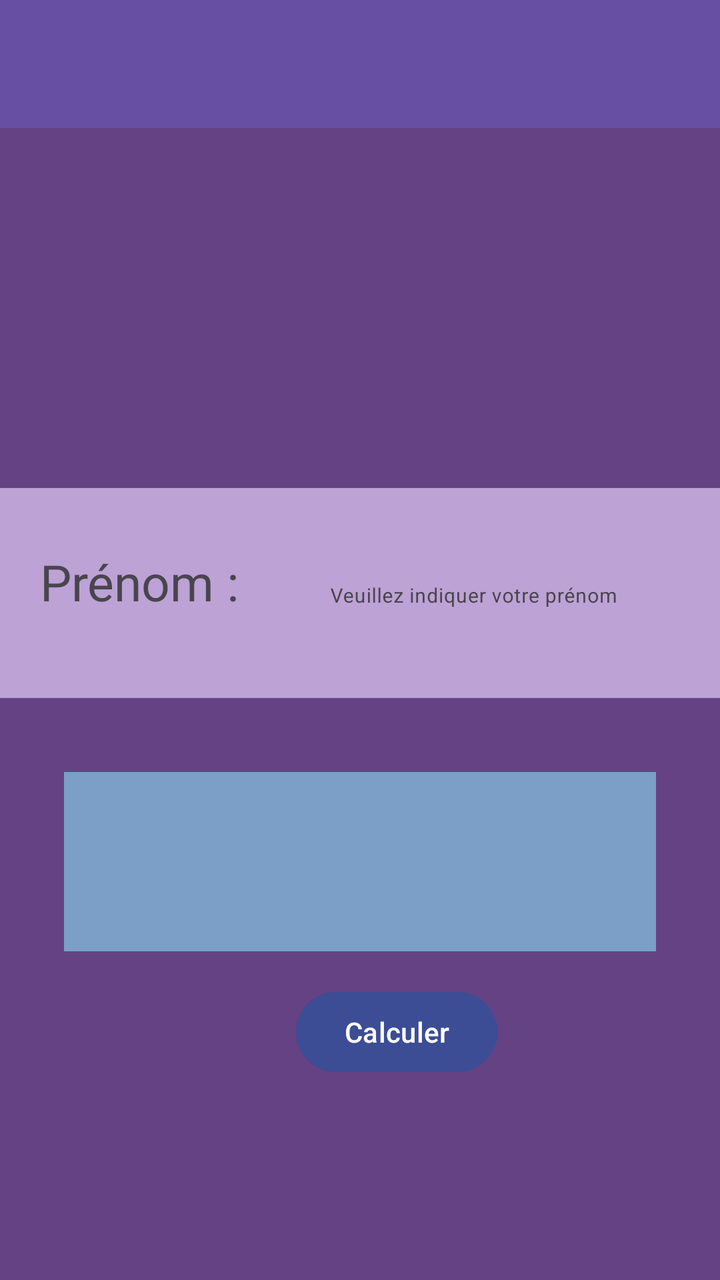
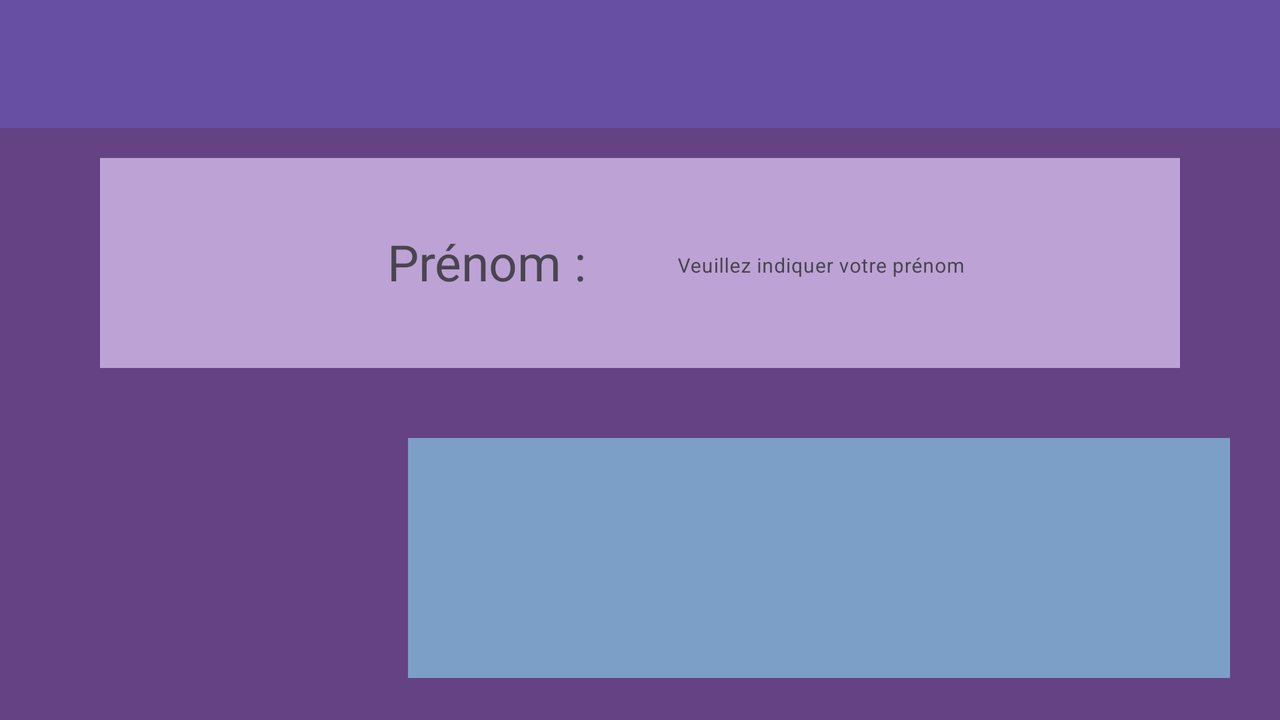

Compare how this app lays out the same screen by default and in its alternative resource folder. The renders come first, then the two layout files and the values they reference.
<!-- AndroidManifest.xml: application theme Theme.FitOuFrite -->
<!-- res/layout/activity_main.xml -->
<?xml version="1.0" encoding="utf-8"?>
<androidx.constraintlayout.widget.ConstraintLayout xmlns:android="http://schemas.android.com/apk/res/android"
    xmlns:app="http://schemas.android.com/apk/res-auto"
    xmlns:tools="http://schemas.android.com/tools"
    android:id="@+id/main"
    android:layout_width="match_parent"
    android:layout_height="match_parent"
    android:background="#CC3F1666"
    tools:context=".MainActivity">

    <TextView
        android:id="@+id/textView4"
        android:layout_width="370dp"
        android:layout_height="105dp"
        android:background="@color/light_purple"
        app:layout_constraintEnd_toEndOf="parent"
        app:layout_constraintStart_toStartOf="parent"
        app:layout_constraintTop_toBottomOf="@+id/imageView7" />

    <androidx.appcompat.widget.Toolbar
        android:id="@+id/my_toolbar"
        android:layout_width="match_parent"
        android:layout_height="?attr/actionBarSize"
        android:background="?attr/colorPrimary"
        android:elevation="4dp"
        android:theme="@style/ThemeOverlay.AppCompat.ActionBar"
        app:popupTheme="@style/ThemeOverlay.AppCompat.Light"
        app:titleTextColor="@android:color/white"
        tools:ignore="MissingConstraints" />

    <TextView
        android:id="@+id/prenomTextView"
        android:layout_width="114dp"
        android:layout_height="33dp"
        android:layout_marginStart="20dp"
        android:layout_marginTop="30dp"
        android:text="Prénom :"
        android:textSize="25sp"
        app:layout_constraintEnd_toEndOf="parent"
        app:layout_constraintHorizontal_bias="0.0"
        app:layout_constraintStart_toStartOf="parent"
        app:layout_constraintTop_toBottomOf="@+id/imageView7" />

    <ImageView
        android:id="@+id/imageView7"
        android:layout_width="242dp"
        android:layout_height="180dp"
        app:layout_constraintEnd_toEndOf="parent"
        app:layout_constraintStart_toStartOf="parent"
        app:layout_constraintTop_toBottomOf="@+id/my_toolbar"
        app:srcCompat="@drawable/logoview" />

    <com.google.android.material.textfield.TextInputLayout
        android:id="@+id/container"
        android:layout_width="211dp"
        android:layout_height="75dp"
        android:layout_marginStart="15dp"
        android:layout_marginTop="15dp"
        app:layout_constraintStart_toEndOf="@+id/prenomTextView"
        app:layout_constraintTop_toBottomOf="@+id/imageView7">

        <com.google.android.material.textfield.TextInputEditText
            android:id="@+id/prenomInputText"
            style="@style/Widget.AppCompat.ActionBar"
            android:layout_width="208dp"
            android:layout_height="67dp"
            android:hint="Veuillez indiquer votre prénom"
            android:inputType="text|textPersonName"
            android:textSize="10sp"
            tools:visibility="invisible" />
    </com.google.android.material.textfield.TextInputLayout>

    <ImageView
        android:id="@+id/logoImage"
        android:layout_width="273dp"
        android:layout_height="554dp"
        android:layout_marginStart="68dp"
        android:layout_marginTop="90dp"
        android:contentDescription="logo"
        android:src="@drawable/android_open"
        app:layout_constraintStart_toStartOf="parent"
        app:layout_constraintTop_toBottomOf="@+id/container"
        app:srcCompat="@drawable/android_open" />


    <LinearLayout
        android:id="@+id/messageContainer"
        android:layout_width="0dp"
        android:layout_height="wrap_content"
        android:layout_marginStart="32dp"
        android:layout_marginTop="52dp"
        android:layout_marginEnd="32dp"
        android:background="@color/light_blue"
        android:orientation="vertical"
        android:padding="12dp"
        app:layout_constraintEnd_toEndOf="parent"
        app:layout_constraintHorizontal_bias="0.0"
        app:layout_constraintStart_toStartOf="parent"
        app:layout_constraintTop_toBottomOf="@+id/container">

        <TextView
            android:id="@+id/bonjourText"
            android:layout_width="wrap_content"
            android:layout_height="wrap_content"
            android:text=""
            android:textColor="@color/black"
            android:textSize="20sp"
            android:textStyle="bold" />

        <TextView
            android:id="@+id/imcText"
            android:layout_width="wrap_content"
            android:layout_height="wrap_content"
            android:layout_marginTop="6dp"
            android:text=""
            android:textColor="#000000"
            android:textSize="12sp" />

        <TextView
            android:id="@+id/questionText"
            android:layout_width="wrap_content"
            android:layout_height="wrap_content"
            android:text=""
            android:textColor="#000000"
            android:textSize="12sp" />
    </LinearLayout>

    <Button
        android:id="@+id/buttonCalcul"
        android:layout_width="wrap_content"
        android:layout_height="wrap_content"
        android:layout_marginStart="148dp"
        android:layout_marginTop="492dp"
        android:backgroundTint="#3C4D95"
        android:text="Calculer"
        app:layout_constraintStart_toStartOf="parent"
        app:layout_constraintTop_toTopOf="parent" />


</androidx.constraintlayout.widget.ConstraintLayout>
<!-- resources referenced by this layout -->
<resources>
  <color name="black">#FF000000</color>
  <color name="light_blue">#7c9fc7</color>
  <color name="light_purple">#BDA2D5</color>
  <style name="Theme.FitOuFrite" parent="Base.Theme.FitOuFrite" />
  <style name="Base.Theme.FitOuFrite" parent="Theme.Material3.DayNight.NoActionBar">
          
          
      </style>
</resources>
<!-- res/layout-land/activity_main.xml (the repository's variant of the layout above) -->
<!-- drawn on the phone turned sideways -->
<?xml version="1.0" encoding="utf-8"?>
<androidx.constraintlayout.widget.ConstraintLayout xmlns:android="http://schemas.android.com/apk/res/android"
    xmlns:app="http://schemas.android.com/apk/res-auto"
    xmlns:tools="http://schemas.android.com/tools"
    android:id="@+id/main"
    android:layout_width="match_parent"
    android:layout_height="match_parent"
    android:background="#CC3F1666"
    tools:context=".MainActivity">

    <TextView
        android:id="@+id/textView3"
        android:layout_width="540dp"
        android:layout_height="105dp"
        android:layout_marginTop="15dp"
        android:layout_marginEnd="50dp"
        android:background="@color/light_purple"
        app:layout_constraintEnd_toEndOf="parent"
        app:layout_constraintTop_toBottomOf="@+id/my_toolbar" />

    <androidx.appcompat.widget.Toolbar
        android:id="@+id/my_toolbar"
        android:layout_width="match_parent"
        android:layout_height="?attr/actionBarSize"
        android:background="?attr/colorPrimary"
        android:elevation="4dp"
        android:theme="@style/ThemeOverlay.AppCompat.ActionBar"
        app:popupTheme="@style/ThemeOverlay.AppCompat.Light"
        app:titleTextColor="@android:color/white"
        tools:ignore="MissingConstraints" />

    <TextView
        android:id="@+id/prenomTextView"
        android:layout_width="114dp"
        android:layout_height="33dp"
        android:layout_marginStart="20dp"
        android:layout_marginTop="50dp"
        android:text="Prénom :"
        android:textSize="25sp"
        app:layout_constraintEnd_toEndOf="parent"
        app:layout_constraintHorizontal_bias="0.343"
        app:layout_constraintStart_toStartOf="parent"
        app:layout_constraintTop_toBottomOf="@+id/my_toolbar" />

    <ImageView
        android:id="@+id/imageView7"
        android:layout_width="204dp"
        android:layout_height="158dp"
        app:layout_constraintEnd_toEndOf="parent"
        app:layout_constraintHorizontal_bias="0.026"
        app:layout_constraintStart_toStartOf="parent"
        app:layout_constraintTop_toBottomOf="@+id/my_toolbar"
        app:srcCompat="@drawable/logoview" />

    <com.google.android.material.textfield.TextInputLayout
        android:id="@+id/container"
        android:layout_width="211dp"
        android:layout_height="75dp"
        android:layout_marginStart="15dp"
        android:layout_marginTop="30dp"
        app:layout_constraintStart_toEndOf="@+id/prenomTextView"
        app:layout_constraintTop_toBottomOf="@+id/my_toolbar">

        <com.google.android.material.textfield.TextInputEditText
            android:id="@+id/prenomInputText"
            style="@style/Widget.AppCompat.ActionBar"
            android:layout_width="208dp"
            android:layout_height="67dp"
            android:hint="Veuillez indiquer votre prénom"
            android:inputType="text|textPersonName"
            android:textSize="10sp"
            tools:visibility="invisible" />
    </com.google.android.material.textfield.TextInputLayout>


    <ImageView
        android:id="@+id/logoImage"
        android:layout_width="258dp"
        android:layout_height="433dp"
        android:layout_marginStart="50dp"
        android:contentDescription="logo"
        android:src="@drawable/android_open"
        app:layout_constraintStart_toStartOf="parent"
        app:layout_constraintTop_toBottomOf="@+id/my_toolbar"
        app:srcCompat="@drawable/android_open" />

    <LinearLayout
        android:id="@+id/messageContainer"
        android:layout_width="411dp"
        android:layout_height="120dp"
        android:layout_marginStart="32dp"
        android:layout_marginTop="50dp"
        android:layout_marginEnd="25dp"
        android:background="@color/light_blue"
        android:orientation="vertical"
        android:padding="12dp"
        app:layout_constraintEnd_toEndOf="parent"
        app:layout_constraintHorizontal_bias="1.0"
        app:layout_constraintStart_toStartOf="parent"
        app:layout_constraintTop_toBottomOf="@+id/container">

        <TextView
            android:id="@+id/bonjourText"
            android:layout_width="wrap_content"
            android:layout_height="wrap_content"
            android:text=""
            android:textColor="@color/black"
            android:textSize="20sp"
            android:textStyle="bold" />

        <TextView
            android:id="@+id/imcText"
            android:layout_width="wrap_content"
            android:layout_height="wrap_content"
            android:layout_marginTop="6dp"
            android:text=""
            android:textColor="#000000"
            android:textSize="12sp" />

        <TextView
            android:id="@+id/questionText"
            android:layout_width="wrap_content"
            android:layout_height="wrap_content"
            android:text=""
            android:textColor="#000000"
            android:textSize="12sp" />
    </LinearLayout>

    <Button
        android:id="@+id/buttonCalcul"
        android:layout_width="wrap_content"
        android:layout_height="wrap_content"
        android:layout_marginStart="650dp"
        android:layout_marginTop="50dp"
        android:backgroundTint="#3C4D95"
        android:text="Calculer"
        app:layout_constraintStart_toStartOf="parent"
        app:layout_constraintTop_toBottomOf="@+id/my_toolbar" />


</androidx.constraintlayout.widget.ConstraintLayout>
